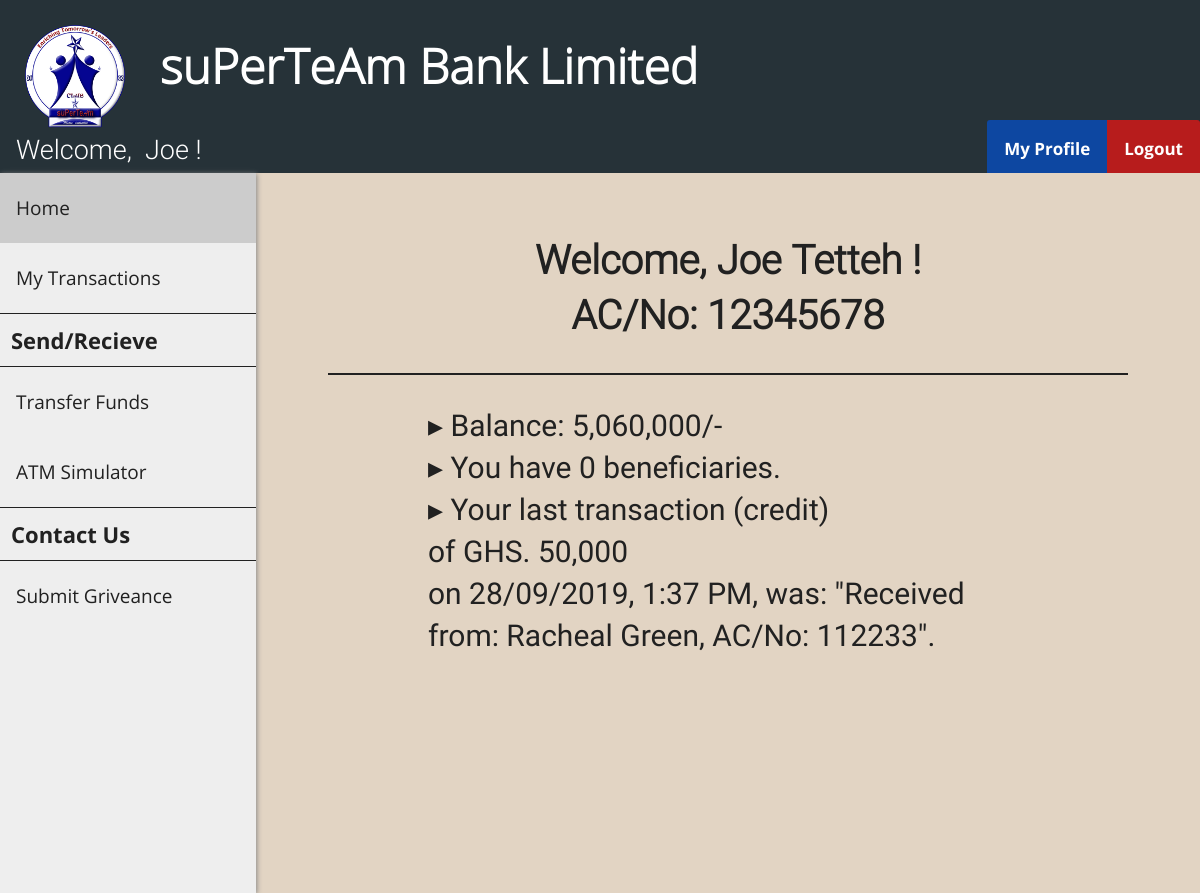
Screenshot of /customer_home.php (signed in) with the database file from the repository.
### tables this page shows
CREATE TABLE `customer` (
  `cust_id` int(11) NOT NULL,
  `first_name` varchar(30) DEFAULT NULL,
  `last_name` varchar(30) DEFAULT NULL,
  `gender` varchar(10) DEFAULT NULL,
  `dob` date DEFAULT NULL,
  `aadhar_no` int(11) DEFAULT NULL,
  `email` varchar(30) DEFAULT NULL,
  `phone_no` varchar(20) DEFAULT NULL,
  `address` varchar(255) DEFAULT NULL,
  `branch` varchar(30) DEFAULT NULL,
  `account_no` int(11) DEFAULT NULL,
  `pin` int(4) DEFAULT NULL,
  `uname` varchar(30) DEFAULT NULL,
  `pwd` varchar(30) DEFAULT NULL
);

CREATE TABLE `passbook1` (
  `trans_id` int(11) NOT NULL,
  `trans_date` datetime DEFAULT NULL,
  `remarks` varchar(255) DEFAULT NULL,
  `debit` int(11) DEFAULT NULL,
  `credit` int(11) DEFAULT NULL,
  `balance` int(11) DEFAULT NULL
);

### customer_home.php (the view, shortened to what this page needs)
<?php
    include "header.php";
    include "customer_navbar.php";
    include "customer_sidebar.php";
    $id = $_SESSION['loggedIn_cust_id'];
    $sql0 = "SELECT * FROM customer WHERE cust_id=".$id;
    $result0 = $conn->query($sql0);
    $row0 = $result0->fetch_assoc();
    $sql1 = "SELECT * FROM passbook".$id." WHERE trans_id=(
                    SELECT MAX(trans_id) FROM passbook".$id.")";
    $result1 = $conn->query($sql1);
    $row1 = $result1->fetch_assoc();
    if ($row1["debit"] == 0) {
        $transaction = $row1["credit"];
        $type = "credit";
    }
    else {
        $transaction = $row1["debit"];
        $type = "debit";
    }
    $time = strtotime($row1["trans_date"]);
    $sanitized_time = date("d/m/Y, g:i A", $time);
    $sql2 = "SELECT COUNT(*) FROM beneficiary".$id;
    $result2 = $conn->query($sql2);
    $row2 = $result2->fetch_assoc();
?>
<!DOCTYPE html>
<html>
<head>
    <link rel="stylesheet" href="admin_home_style.css">
</head>
<body class="home">
    <div class="flex-container">
        <div class="flex-item">
            <h1 id="customer">
                Welcome, <?php echo $row0["first_name"] ?>&nbsp<?php echo $row0["last_name"] ?>&nbsp!
                <br>AC/No: <?php echo $row0["account_no"]; ?>
            </h1>
            <p id="customer">
                &#9656 Balance: <?php echo number_format($row1["balance"]); ?>/-
                <br>&#9656 You have <?php echo $row2["COUNT(*)"]; ?> beneficiaries.
                <br>&#9656 Your last transaction (<?php echo $type; ?>) of&nbspGHS.&nbsp<?php
                echo number_format($transaction); ?><br>
                on <?php echo $sanitized_time; ?>, was: "<?php echo $row1["remarks"]; ?>".
            </p>
        </div>
    </div>
</body>
</html>
<?php include "easter_egg.php"; ?>

### customer_navbar.php (shortened to what this page needs)
<?php
    include "connect.php";
    if (isset($_SESSION['loggedIn_cust_id'])) {
        $sql0 = "SELECT * FROM customer WHERE cust_id=".$_SESSION['loggedIn_cust_id'];
        $result = $conn->query($sql0);
        $row = $result->fetch_assoc();
    }
?>
<!DOCTYPE html>
<html>
<head>
    <link rel="stylesheet" href="user_navbar_style.css">
</head>
<body>
    <div class="nav-wrapper">
        <div class="topnav" id="theTopNav">
            <a id="user">Welcome, &nbsp<?php echo $row["first_name"]; ?> !</a>
            <a id="logout" href="logout_action.php" onclick="return confirm('Are you sure?')">Logout</a>
            <a id="profile" href="customer_profile.php">My Profile</a>
        </div>
    </div>
</body>
</html>

### header_style.css (style rules this page uses)
body { margin: 0; padding: 0; background-color: #FAFAFA; }
h1 { font-family: OpenSans-Light; color: white; font-size: 3rem; line-height: 3rem; margin-top: calc((1.5rem - 2rem) + 2.5rem); margin-bottom: 1.5rem; }

### user_navbar_style.css (style rules this page uses)
.nav-wrapper { height: 53px; background: #333; }
.nav-wrapper .topnav { background-color: #263238; overflow: hidden; height: 53px; }
.topnav a[id="user"] { float: left; display: block; color: white; text-align: center; padding: 14px 16px; text-decoration: none; font-size: 27px; font-family: Roboto-Light; }
.topnav a[id="profile"] { float: right; display: block; color: white; text-align: center; padding: 17px 17px; text-decoration: none; font-size: 17px; font-family: OpenSans-Bold; background-color: #0D47A1; border-top-left-radius: 3px; }
.topnav a[id="logout"] { float: right; display: block; color: white; text-align: center; padding: 17px 17px; text-decoration: none; font-size: 17px; font-family: OpenSans-Bold; background-color: #b71c1c; border-top-right-radius: 3px; }

### admin_home_style.css (style rules this page uses)
body { background-color: rgb(226, 212, 195); }
.flex-container { display: -webkit-flex; display: flex; -webkit-flex-direction: column; flex-direction: column; margin-left: 256px; width: auto; height: auto; -webkit-flex-wrap: wrap; flex-wrap: wrap; }
.flex-item { width: auto; height: auto; margin: 10px; margin-left: auto; margin-right: auto; }
h1[id="customer"] { margin: 20px; line-height: normal; font-family: Roboto-Light; font-size: 40px; text-align: center; color: #212121; line-height: 55px; border-bottom: 2px solid #212121; padding: 30px 100px; }
p[id="customer"] { max-width: 600px; margin: 20px; font-size: 30px; font-family: Roboto-Regular; color: #212121; line-height: 42px; padding: 10px 100px; }

### rows the page displays
customer: first_name "Joe", last_name "Tetteh", account_no "12345678"
passbook1: balance "5,060,000", debit "credit", credit "50,000", trans_date "28/09/2019, 1:37 PM", remarks "Received from: Racheal Green, AC/No: 112233"

### other values shown
$row2["COUNT(*)"] "0"
